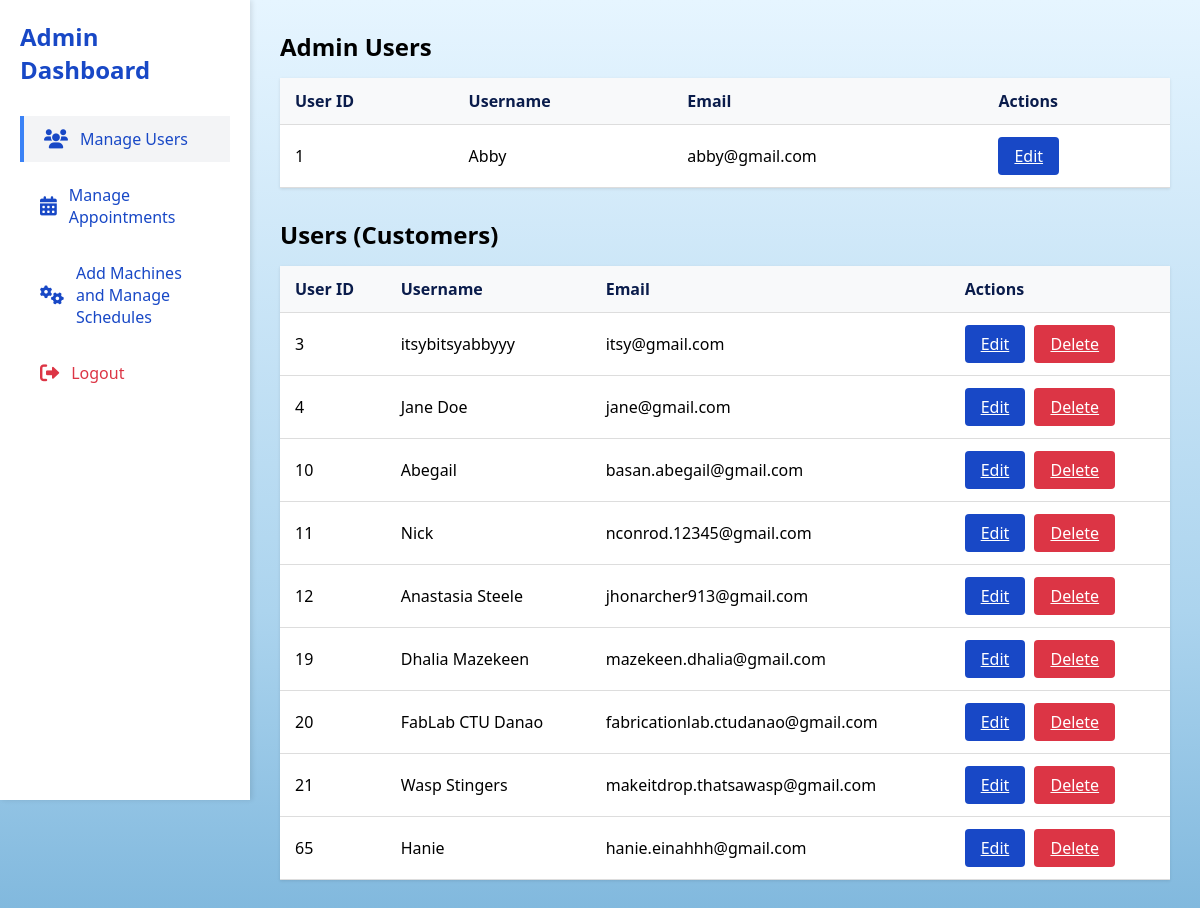
Page /php/manage_users.php (signed in) on the committed database.
### tables this page shows
CREATE TABLE `users` (
  `user_id` int(11) NOT NULL,
  `username` varchar(50) NOT NULL,
  `email` varchar(100) NOT NULL,
  `password` varchar(255) DEFAULT NULL,
  `profile_picture` varchar(255) DEFAULT NULL,
  `role` enum('admin','customer') DEFAULT 'customer',
  `verification_code` varchar(6) DEFAULT NULL,
  `is_verified` tinyint(1) DEFAULT 0,
  `reset_token` varchar(255) DEFAULT NULL,
  `verification_code_expires_at` datetime DEFAULT NULL
);

### php/manage_users.php (the view, shortened to what this page needs)
<?php
include('connection.php');
$admin_query = "SELECT * FROM users WHERE role = 'admin'";
$user_query = "SELECT * FROM users WHERE role = 'customer'";
$admin_result = mysqli_query($database, $admin_query);
$user_result = mysqli_query($database, $user_query);
?>
<!DOCTYPE html>
<html lang="en">
<head>
    <link rel="stylesheet" href="admin.css">
    <link rel="stylesheet" href="https://cdnjs.cloudflare.com/ajax/libs/font-awesome/6.0.0-beta3/css/all.min.css">
</head>
<body>
<div class="sidebar">
        <div class="sidebar-header">
            <h1>Admin Dashboard</h1>
        </div>
        <nav class="nav-links">
            <a class="nav-link active" href="manage_users.php" data-page="manage_users">
                <i class="fas fa-users"></i>
                Manage Users
            </a>
            <a class="nav-link" href="manage_appointments.php" data-page="manage_appointments">
                <i class="fas fa-calendar-alt"></i>
                Manage Appointments
            </a>
            <a class="nav-link" href="manage_machines.php" data-page="manage_machines">
                <i class="fas fa-cogs"></i>
                Add Machines and Manage Schedules
            </a>
            <a class="nav-link logout" href="javascript:void(0);" onclick="confirmLogout()">
                <i class="fas fa-sign-out-alt"></i>
                Logout
            </a>
        </nav>
    </div>
    <main>
        <h2>Admin Users</h2>
        <table>
            <thead>
                <tr>
                    <th>User ID</th>
                    <th>Username</th>
                    <th>Email</th>
                    <th>Actions</th>
                </tr>
            </thead>
            <tbody>
                <?php while ($admin = mysqli_fetch_assoc($admin_result)) { ?>
                    <tr>
                        <td><?php echo $admin['user_id']; ?></td>
                        <td><?php echo $admin['username']; ?></td>
                        <td><?php echo $admin['email']; ?></td>
                        <td>
                            <a href="edit_user.php?id=<?php echo $admin['user_id']; ?>">Edit</a>
                        </td>
                    </tr>
                <?php } ?>
            </tbody>
        </table>
        <h2>Users (Customers)</h2>
        <table>
            <thead>
                <tr>
                    <th>User ID</th>
                    <th>Username</th>
                    <th>Email</th>
                    <th>Actions</th>
                </tr>
            </thead>
            <tbody>
                <?php while ($user = mysqli_fetch_assoc($user_result)) { ?>
                    <tr>
                        <td><?php echo $user['user_id']; ?></td>
                        <td><?php echo $user['username']; ?></td>
                        <td><?php echo $user['email']; ?></td>
                        <td>
                            <a href="edit_user.php?id=<?php echo $user['user_id']; ?>">Edit</a>
                            <a href="delete_user.php?id=<?php echo $user['user_id']; ?>" onclick="return confirmDelete()">Delete</a>
                        </td>
                    </tr>
                <?php } ?>
            </tbody>
        </table>
    </main>
</body>
</html>

### php/admin.css (style rules this page uses)
* { margin: 0; padding: 0; box-sizing: border-box; }
body { font-family: 'Segoe UI', Tahoma, Geneva, Verdana, sans-serif; display: flex; background: rgb(125,182,220); background: linear-gradient(360deg, rgba(125,182,220,1) 0%, rgba(172,212,238,1) 35%, rgba(230,245,255,1) 100%); }
h2 { margin-bottom: 15px; }
.sidebar { width: 250px; height: 100vh; background-color: #fff; padding: 20px; box-shadow: 2px 0 5px rgba(0, 0, 0, 0.1); position: fixed; }
.sidebar-header h1 { font-size: 24px; color: #1848c6; margin-bottom: 30px; }
.nav-links { display: flex; flex-direction: column; gap: 10px; margin-top: 20px; }
.nav-link { display: flex; align-items: center; padding: 12px 20px; color: #1848c6; text-decoration: none; transition: background-color 0.3s; cursor: pointer; }
.nav-link.active { background-color: #f3f4f6; border-left: 4px solid #3b82f6; }
.nav-link i { margin-right: 12px; font-size: 1.2rem; }
.logout { margin-top: auto; color: #dc3545; }
main { margin-left: 250px; padding: 30px; width: calc(100% - 250px); }
table { width: 100%; border-collapse: collapse; background-color: #fff; box-shadow: 0 1px 3px rgba(0, 0, 0, 0.1); margin-bottom: 30px; }
th, td { padding: 12px 15px; text-align: left; border-bottom: 1px solid #ddd; }
th { background-color: #f8f9fa; font-weight: 600; color: #0a1c4b; }
.button, td a { padding: 8px 16px; background-color: #1848c6; color: white; border: none; border-radius: 4px; cursor: pointer; transition: background-color 0.3s; }
td a[href*="delete"] { background-color: #dc3545; }
.button, td a { display: inline-block; padding: 8px 16px; background-color: #1848c6; margin-right: 5px; color: white; border: none; border-radius: 4px; cursor: pointer; transition: background-color 0.3s; text-align: center; }
.nav-links, .machine-container, .modal-content { display: flex; justify-content: center; gap: 10px; flex-wrap: wrap; }

### rows in the picture
users: user_id "1", username "Abby", email "abby@gmail.com"
users: user_id "3", username "itsybitsyabbyyy", email "itsy@gmail.com"
users: user_id "4", username "Jane Doe", email "jane@gmail.com"
users: user_id "10", username "Abegail", email "basan.abegail@gmail.com"
users: user_id "11", username "Nick", email "nconrod.12345@gmail.com"
users: user_id "12", username "Anastasia Steele", email "jhonarcher913@gmail.com"
users: user_id "19", username "Dhalia Mazekeen", email "mazekeen.dhalia@gmail.com"
users: user_id "20", username "FabLab CTU Danao", email "fabricationlab.ctudanao@gmail.com"
users: user_id "21", username "Wasp Stingers", email "makeitdrop.thatsawasp@gmail.com"
users: user_id "65", username "Hanie", email "hanie.einahhh@gmail.com"
